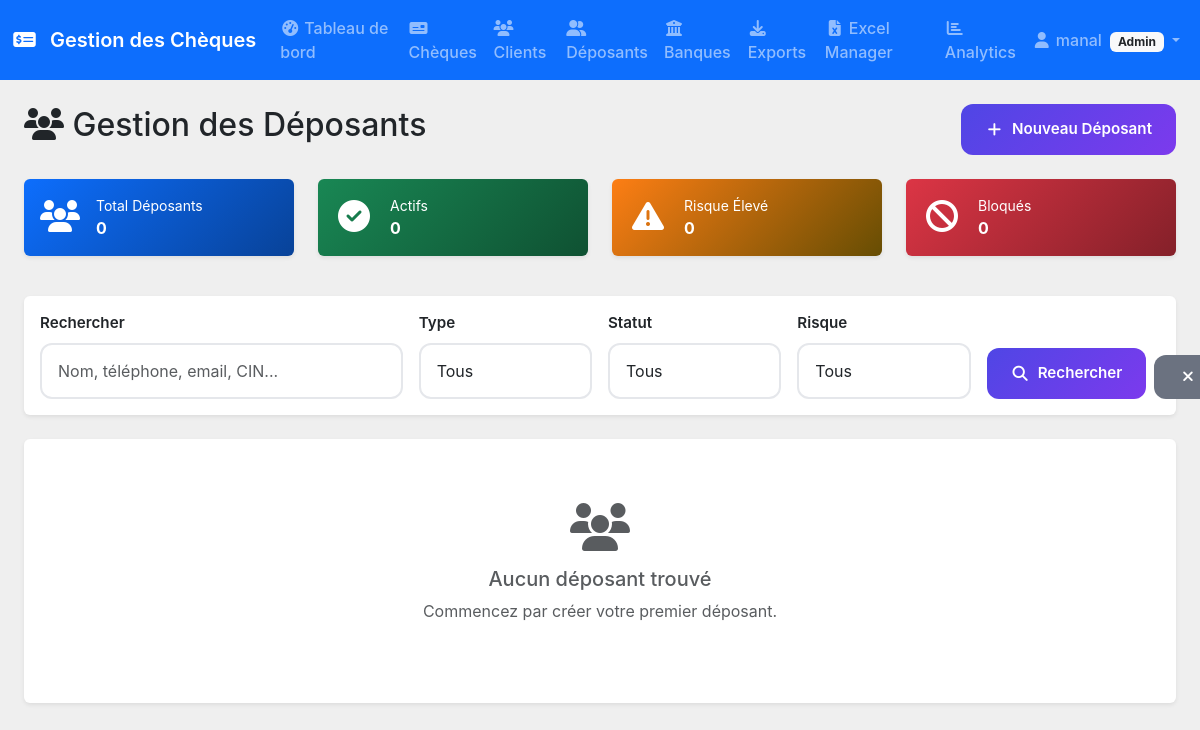
The page /depositors/depositors (signed in) on the database as committed earlier.
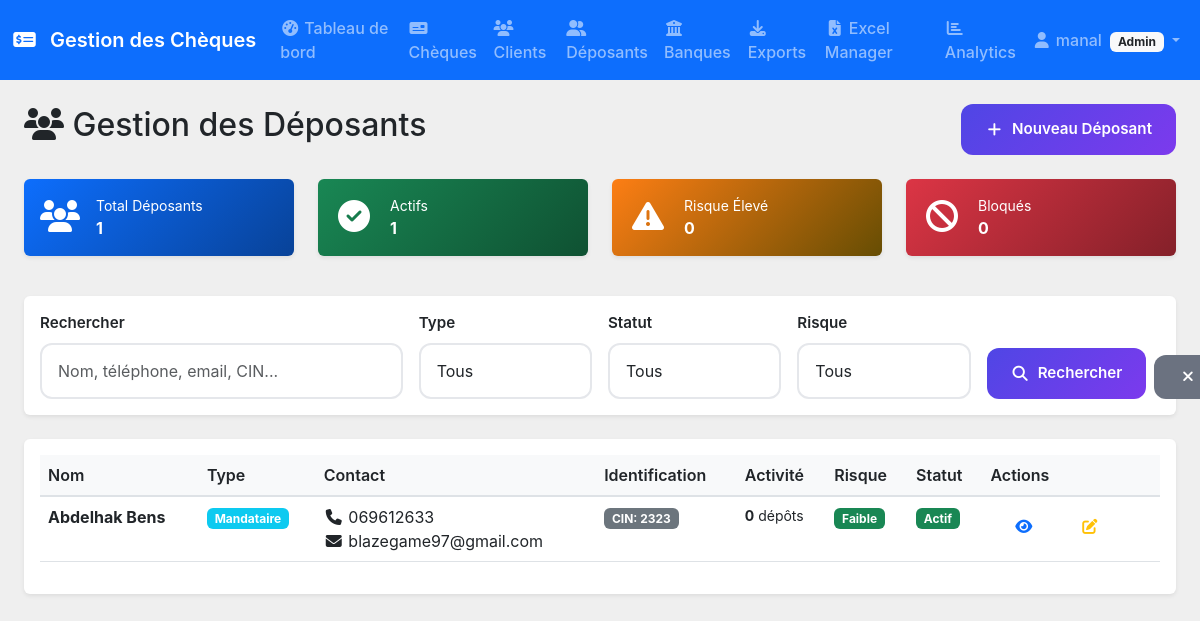
The same page on the database as committed later.
### models.py (models this page shows, shortened)
class Depositor(db.Model):
    __tablename__ = 'depositors'
    id = db.Column(db.Integer, primary_key=True)
    name = db.Column(db.String(200), nullable=False, index=True)
    type = db.Column(db.String(20), nullable=False, default='personne')  # personne, entreprise, mandataire
    phone = db.Column(db.String(20))
    email = db.Column(db.String(120))
    address = db.Column(db.Text)
    city = db.Column(db.String(100))
    postal_code = db.Column(db.String(20))
    id_number = db.Column(db.String(50))  # CIN, Passport, RC
    id_type = db.Column(db.String(20))  # cin, passport, rc, ice
    company_name = db.Column(db.String(200))
    job_title = db.Column(db.String(100))
    authorization_letter_path = db.Column(db.String(255))  # Scan of authorization letter
    bank_account_number = db.Column(db.String(50))
    bank_name = db.Column(db.String(100))
    bank_branch = db.Column(db.String(100))
    is_active = db.Column(db.Boolean, default=True, index=True)
    registration_date = db.Column(db.Date, default=date.today)
    last_deposit_date = db.Column(db.Date)
    total_deposits = db.Column(db.Integer, default=0)
    total_amount_deposited = db.Column(db.Numeric(15, 2), default=0)
    risk_level = db.Column(db.String(10), default='low')  # low, medium, high
    blocked = db.Column(db.Boolean, default=False)
    blocked_reason = db.Column(db.Text)
    blocked_date = db.Column(db.Date)
    blocked_by = db.Column(db.Integer, db.ForeignKey('users.id'))
    created_by = db.Column(db.Integer, db.ForeignKey('users.id'))
    created_at = db.Column(db.DateTime, default=datetime.utcnow)
    updated_at = db.Column(db.DateTime, default=datetime.utcnow, onupdate=datetime.utcnow)
    notes = db.Column(db.Text)
    deposited_cheques = db.relationship('Cheque', backref='depositor', lazy=True)
    deposit_logs = db.relationship('DepositLog', backref='depositor', lazy=True, cascade='all, delete-orphan')
    __table_args__ = (
        CheckConstraint(type.in_(['personne', 'entreprise', 'mandataire']), name='check_depositor_type'),
        CheckConstraint(id_type.in_(['cin', 'passport', 'rc', 'ice', 'carte_sejour']), name='check_id_type'),
        CheckConstraint(risk_level.in_(['low', 'medium', 'high']), name='check_depositor_risk'),
        Index('idx_depositor_name', 'name'),
        Index('idx_depositor_type', 'type'),
        Index('idx_depositor_active', 'is_active'),
        Index('idx_depositor_risk', 'risk_level'),
        Index('idx_depositor_id_number', 'id_number'),
        Index('idx_depositor_registration_date', 'registration_date'),
    )

### routes/depositors.py (the view, shortened to what this page needs)
@depositors_bp.route('/depositors')
@login_required
@role_required(['admin', 'comptable', 'agent'])
def list_depositors():
    page = request.args.get('page', 1, type=int)
    search = request.args.get('search', '')
    depositor_type = request.args.get('type', '')
    status = request.args.get('status', '')
    risk_level = request.args.get('risk', '')
    query = Depositor.query
    if depositor_type:
        query = query.filter(Depositor.type == depositor_type)
    if status == 'active':
        query = query.filter(Depositor.is_active == True)
    elif status == 'inactive':
        query = query.filter(Depositor.is_active == False)
    elif status == 'blocked':
        query = query.filter(Depositor.blocked == True)
    if risk_level:
        query = query.filter(Depositor.risk_level == risk_level)
    query = query.order_by(Depositor.last_deposit_date.desc().nullslast(),
                          Depositor.created_at.desc())
    depositors = query.paginate(
        page=page, per_page=20, error_out=False
    )
    total_depositors = Depositor.query.count()
    active_depositors = Depositor.query.filter(Depositor.is_active == True).count()
    blocked_depositors = Depositor.query.filter(Depositor.blocked == True).count()
    high_risk_depositors = Depositor.query.filter(Depositor.risk_level == 'high').count()
    stats = {
        'total': total_depositors,
        'active': active_depositors,
        'blocked': blocked_depositors,
        'high_risk': high_risk_depositors,
        'inactive': total_depositors - active_depositors
    }
    return render_template('depositors/list.html',
                         depositors=depositors,
                         search=search,
                         depositor_type=depositor_type,
                         status=status,
                         risk_level=risk_level,
                         stats=stats)

### templates/depositors/list.html (shortened to what the changed rows need)
{% extends "base.html" %}
{% block content %}
<div class="container-fluid">
    <div class="row mb-4">
        <div class="col-12">
            <div class="d-flex justify-content-between align-items-center">
                <h2><i class="fas fa-users"></i> Gestion des Déposants</h2>
            </div>
        </div>
    </div>
    <div class="row mb-4">
        <div class="col-md-3 col-sm-6 mb-3">
            <div class="card bg-primary text-white">
                <div class="card-body">
                    <div class="d-flex align-items-center">
                        <div class="flex-grow-1 ms-3">
                            <div class="small">Total Déposants</div>
                            <div class="fw-bold">{{ stats.total }}</div>
                        </div>
                    </div>
                </div>
            </div>
        </div>
        <div class="col-md-3 col-sm-6 mb-3">
            <div class="card bg-success text-white">
                <div class="card-body">
                    <div class="d-flex align-items-center">
                        <div class="flex-grow-1 ms-3">
                            <div class="small">Actifs</div>
                            <div class="fw-bold">{{ stats.active }}</div>
                        </div>
                    </div>
                </div>
            </div>
        </div>
    </div>
    <div class="card">
        <div class="card-body">
            {% if depositors.items %}
                <div class="table-responsive">
                    <table class="table table-hover">
                        <thead>
                            <tr>
                                <th>Nom</th>
                                <th>Type</th>
                                <th>Contact</th>
                                <th>Identification</th>
                                <th>Activité</th>
                                <th>Risque</th>
                                <th>Statut</th>
                                <th>Actions</th>
                            </tr>
                        </thead>
                        <tbody>
                            {% for depositor in depositors.items %}
                            <tr>
                                <td>
                                    <div class="fw-bold">{{ depositor.name }}</div>
                                </td>
                                <td>
                                    {% if depositor.type == 'personne' %}
                                        <span class="badge bg-primary">Personne</span>
                                    {% elif depositor.type == 'entreprise' %}
                                        <span class="badge bg-success">Entreprise</span>
                                    {% else %}
                                        <span class="badge bg-info">Mandataire</span>
                                    {% endif %}
                                </td>
                                <td>
                                    {% if depositor.phone %}
                                        <div><i class="fas fa-phone"></i> {{ depositor.phone }}</div>
                                    {% endif %}
                                    {% if depositor.email %}
                                        <div><i class="fas fa-envelope"></i> {{ depositor.email }}</div>
                                    {% endif %}
                                </td>
                                <td>
                                    {% if depositor.id_number %}
                                        <span class="badge bg-secondary">
                                            {{ depositor.id_type.upper() }}: {{ depositor.id_number }}
                                        </span>
                                    {% endif %}
                                </td>
                                <td>
                                    <div class="small">
                                        <strong>{{ depositor.total_deposits }}</strong> dépôts
                                    </div>
                                </td>
                                <td>
                                    {% if depositor.risk_level == 'low' %}
                                        <span class="badge bg-success">Faible</span>
                                    {% elif depositor.risk_level == 'medium' %}
                                        <span class="badge bg-warning">Moyen</span>
                                    {% else %}
                                        <span class="badge bg-danger">Élevé</span>
                                    {% endif %}
                                </td>
                                <td>
                                    {% if depositor.blocked %}
                                        <span class="badge bg-danger">Bloqué</span>
                                    {% elif depositor.is_active %}
                                        <span class="badge bg-success">Actif</span>
                                    {% else %}
                                        <span class="badge bg-secondary">Inactif</span>
                                    {% endif %}
                                </td>
                                <td>
                                    <div class="btn-group btn-group-sm">
                                        <a href="{{ url_for('depositors.view_depositor', id=depositor.id) }}"
                                           class="btn btn-outline-primary" title="Voir détails">
                                            <i class="fas fa-eye"></i>
                                        </a>
                                        <a href="{{ url_for('depositors.edit_depositor', id=depositor.id) }}"
                                           class="btn btn-outline-warning" title="Modifier">
                                            <i class="fas fa-edit"></i>
                                        </a>
                                    </div>
                                </td>
                            </tr>
                            {% endfor %}
                        </tbody>
                    </table>
                </div>
            {% else %}
                <div class="text-center py-5">
                    <i class="fas fa-users fa-3x text-muted mb-3"></i>
                    <h5 class="text-muted">Aucun déposant trouvé</h5>
                    <p class="text-muted">
                        {% if search or depositor_type or status or risk_level %}
                            Aucun déposant ne correspond aux critères de recherche.
                            <br>
                            <a href="{{ url_for('depositors.list_depositors') }}" class="btn btn-link">Voir tous les déposants</a>
                        {% else %}
                            Commencez par créer votre premier déposant.
                        {% endif %}
                    </p>
                </div>
            {% endif %}
        </div>
    </div>
</div>
{% endblock %}

Rows that differ between the two databases and show on the page:
added Depositor: name "Abdelhak Bens", type "Mandataire", phone "069612633", email "blazegame97@gmail.com", id_type "CIN", id_number "2323", total_deposits "0", risk_level "Faible", blocked "Actif"
Other text that changed with them:
{{ stats.total }}: "0" → "1"
{{ stats.active }}: "0" → "1"
text no longer shown: "Aucun déposant trouvé Commencez par créer votre premier déposant."
text now shown: "Nom Type Contact Identification Activité Risque Statut Actions"
